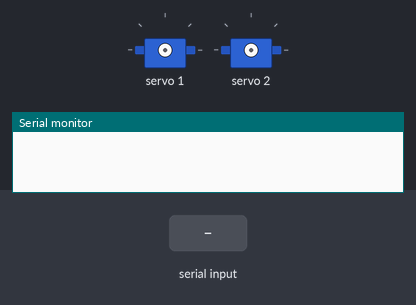
Recording of a sketch running on a simulated Arduino Uno, built with avr-gcc and run on an emulated ATmega328P. Shown: 2 × servo, the last lines printed to the serial monitor. Inputs (shaded band) come from the test bench.

Above: at 1.2 s.
1.3 s: "90,45\n" received over Serial
2.8 s: "30,150\n" received over Serial
At 3.3 s:
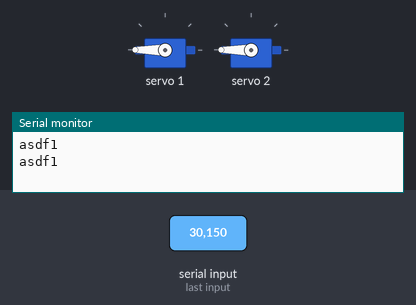
4.3 s: "200\n" received over Serial
At 5.5 s:
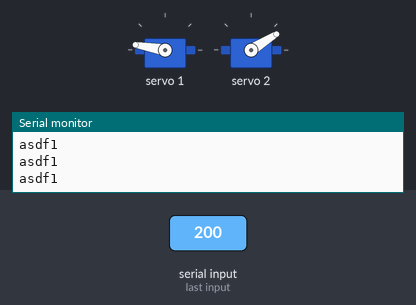
5.8 s: "5\n" received over Serial
At 6.8 s:
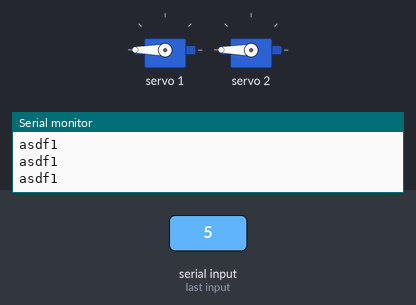
7.3 s: "90\n" received over Serial
At 7.9 s:
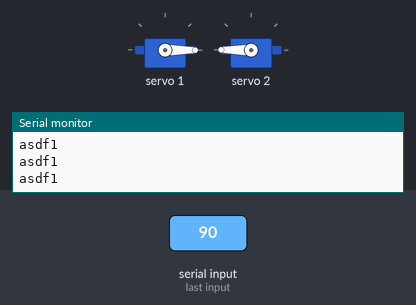
Timing chart, 0 to 9.8 s (numbered marks = the images above; inputs shaded):
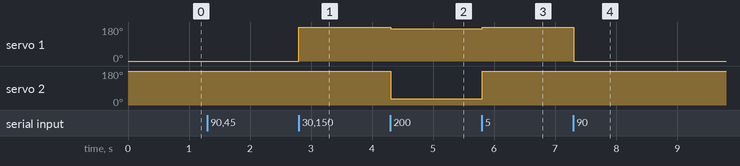

The sketch:

ConexSerial_1musc_noIA.ino
```cpp
//#include <SPI.h>
//////////Servos/////////
#include <Wire.h>
#include <Adafruit_PWMServoDriver.h>
Adafruit_PWMServoDriver pwm = Adafruit_PWMServoDriver();
#define SERVOMIN  150 //175 this is the 'minimum' pulse length count (out of 4096)
#define SERVOMAX  580 //575 this is the 'maximum' pulse length count (out of 4096)
#define USMIN  600 // This is the rounded 'minimum' microsecond length based on the minimum pulse of 150
#define USMAX  2400 // This is the rounded 'maximum' microsecond length based on the maximum pulse of 600
#define FREQUENCY  50
//////////Servos/////////

//////////Filtro/////////
#define alpha 0.05   //Alpha
int ValorfiltradoX1 = 350;
int ValorfiltradoX2 = 350;
//////////Filtro/////////

String serialData;
int pin = 13;


void moverMotorDobleValorCustom( int valor, int motor1, int motor2, int bajo, int alto )
{
  ////////////ingresa valor analogico, lo mapea segun alto y bajo (umbrales)//////////////
  ////////////luego envía a motores dobles////////////////////////////////////////////////

  int pulse_wide, ancho_pulso1, ancho_pulso2, potVal;
  pulse_wide = map(valor, bajo, alto, 250, 2300);
  ancho_pulso1 = int (float(pulse_wide ) / 1000000 * FREQUENCY * 4096);
  ancho_pulso2 = map (ancho_pulso1, 150 , 500 , 500, 150);
  pwm.setPWM(motor1, 0, ancho_pulso1);
  pwm.setPWM(motor2, 0, ancho_pulso2);
  // delay (10);
  Serial.println("asdf1");

}

String getValue(String data, char separator, int index)
{
  int found = 0;
  int strIndex[] = { 0, -1 };
  int maxIndex = data.length() - 1;

  for (int i = 0; i <= maxIndex && found <= index; i++) {
    if (data.charAt(i) == separator || i == maxIndex) {
      found++;
      strIndex[0] = strIndex[1] + 1;
      strIndex[1] = (i == maxIndex) ? i + 1 : i;
    }
  }
  return found > index ? data.substring(strIndex[0], strIndex[1]) : "";
}


void setup () {
  pwm.begin();

  //  pinMode(pin, OUTPUT);
  Serial.begin(500000);
  pwm.setPWMFreq(50);
  while (!Serial) {
  }
  Serial.setTimeout(1);
}

int c1 = 0;
int c2 = 2;
int c3 = 3;
String xval;
String yval;

void loop () {

  if (Serial.available() > 0) {
    serialData = Serial.readString();
    c1 = serialData.toInt();
    moverMotorDobleValorCustom( c1, 1, 2, 100, 200 );
//    Serial.print(c1);
//    Serial.println(c2);


  }

}
```

Measured:
- after the input at 2.8 s, servo 1: 0° → 180° at once
- after the input at 4.3 s, servo 1: 180° → 170° at once; servo 2: 180° → 32° at once
- after the input at 5.8 s, servo 1: 170° → 180° at once; servo 2: 32° → 180° at once
- after the input at 7.3 s, servo 1: 180° → 0° at once
